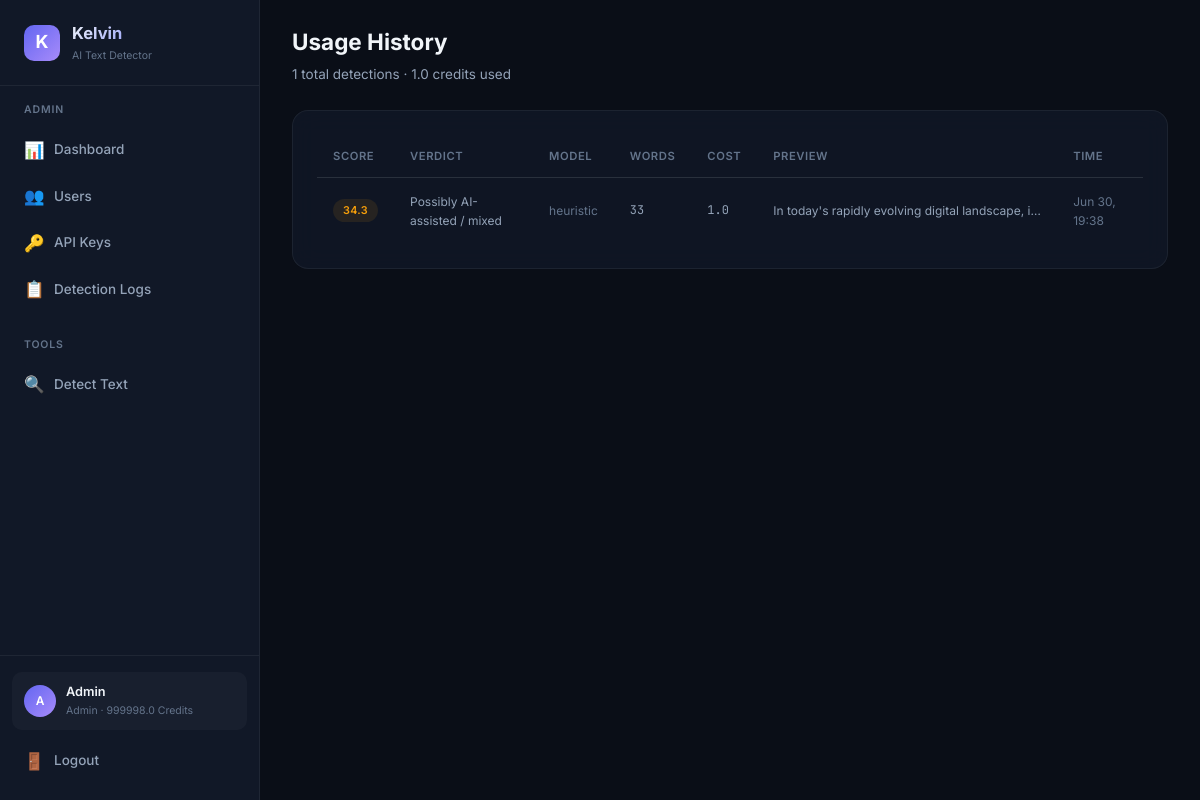
The app's page /dashboard/usage (signed in), older data.
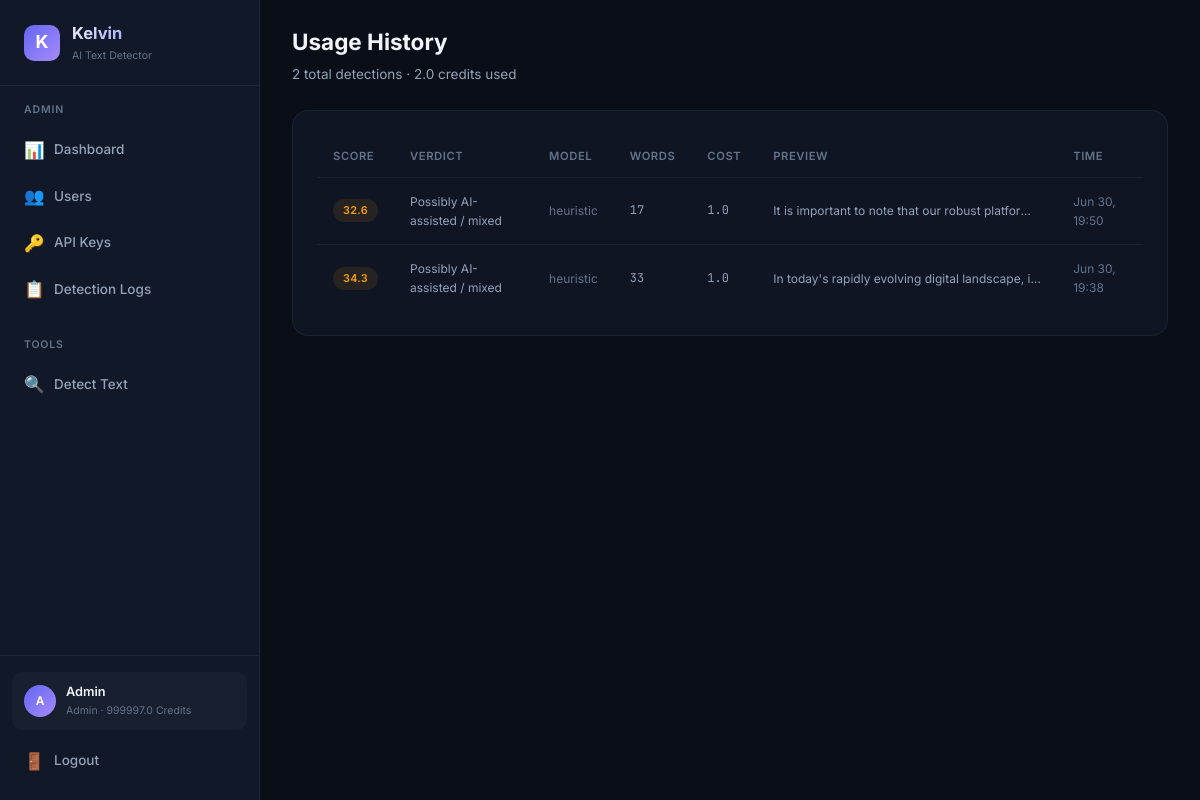
The same page, newer data.
### database.py (models this page shows, shortened)
class User(Base):
    __tablename__ = "users"
    id = Column(Integer, primary_key=True, autoincrement=True)
    email = Column(String(255), unique=True, nullable=False, index=True)
    password_hash = Column(String(255), nullable=False)
    display_name = Column(String(100), nullable=False)
    role = Column(String(20), nullable=False, default="user")  # "admin" or "user"
    balance = Column(Float, nullable=False, default=100.0)
    is_active = Column(Boolean, nullable=False, default=True)
    created_at = Column(DateTime, nullable=False, default=datetime.utcnow)
    api_keys = relationship("APIKeyRecord", back_populates="user", lazy="dynamic")
    detection_logs = relationship("DetectionLog", back_populates="user", lazy="dynamic")
    transactions = relationship("BalanceTransaction", back_populates="user", lazy="dynamic")

class DetectionLog(Base):
    __tablename__ = "detection_logs"
    id = Column(Integer, primary_key=True, autoincrement=True)
    user_id = Column(Integer, ForeignKey("users.id"), nullable=False, index=True)
    api_key_id = Column(Integer, ForeignKey("api_keys.id"), nullable=True)
    input_text = Column(Text, nullable=False)
    output_json = Column(Text, nullable=False)  # JSON string
    score = Column(Float, nullable=True)
    verdict = Column(String(50), nullable=True)
    model_used = Column(String(30), nullable=True)
    cost = Column(Float, nullable=False, default=1.0)
    word_count = Column(Integer, nullable=True)
    ip_address = Column(String(45), nullable=True)
    created_at = Column(DateTime, nullable=False, default=datetime.utcnow)
    user = relationship("User", back_populates="detection_logs")
    api_key = relationship("APIKeyRecord", back_populates="detection_logs")
    __table_args__ = (
        Index("idx_logs_user_created", "user_id", "created_at"),
    )

### detect-ai.py (the view)
@app.get("/dashboard/usage", response_class=HTMLResponse)
async def user_usage_page(request: Request, db: Session = Depends(get_db_session)):
    user = _require_web_user(request, db)
    logs = db.query(DetectionLog).filter(DetectionLog.user_id == user.id).order_by(desc(DetectionLog.created_at)).limit(100).all()
    total = db.query(func.count(DetectionLog.id)).filter(DetectionLog.user_id == user.id).scalar()
    total_cost = db.query(func.sum(DetectionLog.cost)).filter(DetectionLog.user_id == user.id).scalar() or 0
    return _render(request, db, "user/usage.html", logs=logs, total=total, total_cost=total_cost)

### templates/user/usage.html (shortened to what this page needs)
{% extends "base.html" %}
{% set active_page = 'user-usage' %}
{% block page_header %}
<div class="page-header">
    <h2>Usage History</h2>
    <p>{{ total }} total detections · {{ total_cost | round(1) }} credits used</p>
</div>
{% endblock %}
{% block content %}
<div class="card">
    {% if logs %}
    <div class="table-container">
        <table>
            <thead>
                <tr>
                    <th>Score</th>
                    <th>Verdict</th>
                    <th>Model</th>
                    <th>Words</th>
                    <th>Cost</th>
                    <th>Preview</th>
                    <th>Time</th>
                </tr>
            </thead>
            <tbody>
                {% for log in logs %}
                <tr>
                    <td>
                        <span class="badge {% if log.score and log.score >= 60 %}badge-red{% elif log.score and log.score >= 30 %}badge-yellow{% else %}badge-green{% endif %}">
                            {{ log.score | round(1) if log.score else '—' }}
                        </span>
                    </td>
                    <td class="text-sm">{{ log.verdict or '—' }}</td>
                    <td class="text-sm text-muted">{{ log.model_used or '—' }}</td>
                    <td class="text-mono text-sm">{{ log.word_count or '—' }}</td>
                    <td class="text-mono text-sm">{{ log.cost }}</td>
                    <td class="truncate text-sm">{{ log.input_text[:80] }}{% if log.input_text|length > 80 %}...{% endif %}</td>
                    <td class="text-sm text-muted">{{ log.created_at.strftime('%b %d, %H:%M') if log.created_at else '—' }}</td>
                </tr>
                {% endfor %}
            </tbody>
        </table>
    </div>
    {% else %}
    <div class="empty-state">
        <div class="empty-icon">📈</div>
        <h3>No usage yet</h3>
        <p>Your detection history will appear here.</p>
    </div>
    {% endif %}
</div>
{% endblock %}

### templates/base.html (shortened to what this page needs)
<!DOCTYPE html>
<html lang="en">
<head>
    <link rel="stylesheet" href="/static/css/style.css">
</head>
<body>
    {% block body %}
    <div class="app-layout">
        <aside class="sidebar">
            <div class="sidebar-brand">
                <div class="brand-icon">K</div>
                <div>
                    <h1>Kelvin</h1>
                    <div class="brand-version">AI Text Detector</div>
                </div>
            </div>
            <nav class="sidebar-nav">
                {% if user and user.role == 'admin' %}
                <div class="nav-section">
                    <div class="nav-section-title">Admin</div>
                    <a href="/admin/dashboard" class="nav-link {% if active_page == 'admin-dashboard' %}active{% endif %}">
                        <span class="nav-icon">📊</span> Dashboard
                    </a>
                    <a href="/admin/users" class="nav-link {% if active_page == 'admin-users' %}active{% endif %}">
                        <span class="nav-icon">👥</span> Users
                    </a>
                    <a href="/admin/keys" class="nav-link {% if active_page == 'admin-keys' %}active{% endif %}">
                        <span class="nav-icon">🔑</span> API Keys
                    </a>
                    <a href="/admin/logs" class="nav-link {% if active_page == 'admin-logs' %}active{% endif %}">
                        <span class="nav-icon">📋</span> Detection Logs
                    </a>
                </div>
                <div class="nav-section">
                    <div class="nav-section-title">Tools</div>
                    <a href="/dashboard/detect" class="nav-link {% if active_page == 'detect' %}active{% endif %}">
                        <span class="nav-icon">🔍</span> Detect Text
                    </a>
                </div>
                {% endif %}
            </nav>
            {% if user %}
            <div class="sidebar-footer">
                <div class="sidebar-user">
                    <div class="user-avatar">{{ user.display_name[0] | upper }}</div>
                    <div class="user-info">
                        <div class="user-name">{{ user.display_name }}</div>
                        <div class="user-role">{{ user.role }} · {{ user.balance | round(1) }} credits</div>
                    </div>
                </div>
                <a href="/logout" class="nav-link" style="margin-top: 8px;">
                    <span class="nav-icon">🚪</span> Logout
                </a>
            </div>
            {% endif %}
        </aside>
        <main class="main-content">
            {% block page_header %}{% endblock %}
            <div class="page-body">
                {% block content %}{% endblock %}
            </div>
        </main>
    </div>
    {% endblock %}
</body>
</html>

Row changes from the older to the newer data that the page shows:
changed User "Admin": balance "999998.0" → "999997.0"
added DetectionLog: score "32.6", verdict "Possibly AI-assisted / mixed", model_used "heuristic", word_count "17", cost "1.0", input_text "It is important to note that our robust platfor…", created_at "Jun 30, 19:50"
Text that changed along with them:
{{ total }}: "1" → "2"
{{ total_cost | round(1) }}: "1.0" → "2.0"
